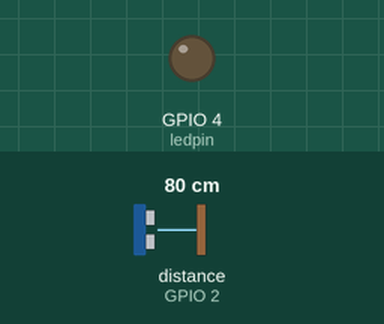
A sketch run on a simulated ESP32. On the bench: output pins drawn as LEDs (lit = HIGH). Wiring (inferred from the names in the program): ultrasonic range finder: trigger GPIO 3; echo GPIO 2. Inputs (shaded band) come from the test bench; at power-on: distance to the obstacle (sensor on GPIO 2) 80 cm. The echo pulse lasts 58.3 µs per cm; WiFi joins after 1.5 s; servers stay silent unless stated; web services answer with replies made up by the test bench; pins used as bus, display or sensor lines are not drawn; what the sketch prints to the serial monitor is not drawn.

Above: at 2.7 s.
2.8 s: distance to the obstacle (sensor on GPIO 2) set to 4 cm
5.5 s: distance to the obstacle (sensor on GPIO 2) set to 2 cm
At 6.0 s:
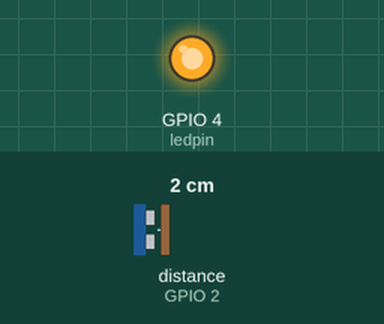
8.2 s: distance to the obstacle (sensor on GPIO 2) set to 9 cm
At 9.9 s:
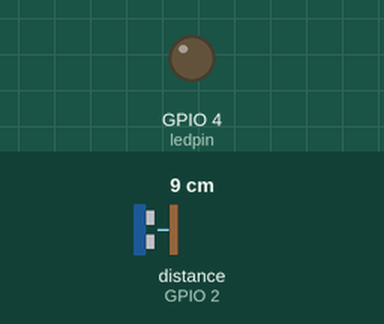
Timing chart, 0 to 11.4 s (numbered marks = the images above; inputs shaded):
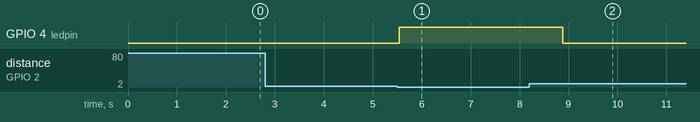

The sketch:

Main.ino
```cpp
#include <WiFi.h>

const char* ssid = "";
const char* password = "";
const char* ifttt_key = "";
const char* ifttt_event = "";

int trigpin = 3;
int echopin = 2;
int ledpin = 4; // Assuming LED is connected to pin 4
float depth = 26.0;  // Depth of the tank in cm

bool ledOn = false; // Variable to track the LED state

void setup() {
  pinMode(trigpin, OUTPUT);
  pinMode(echopin, INPUT);
  pinMode(ledpin, OUTPUT);
  Serial.begin(9600);

  // Connecting to WiFi
  Serial.print("Connecting to ");
  Serial.println(ssid);
  WiFi.begin(ssid, password);

  while (WiFi.status() != WL_CONNECTED) {
    delay(500);
    Serial.print(".");
  }
  Serial.println("");
  Serial.println("WiFi connected.");
}

void triggerIFTTT() {
  if (WiFi.status() == WL_CONNECTED) {
    WiFiClient client;
    const char* server = "maker.ifttt.com";
    String url = "/trigger/" + String(ifttt_event) + "/with/key/" + String(ifttt_key);

    Serial.print("Connecting to ");
    Serial.println(server);

    if (client.connect(server, 80)) {
      Serial.print("Requesting URL: ");
      Serial.println(url);

      client.print(String("GET ") + url + " HTTP/1.1\r\n" +
                   "Host: " + server + "\r\n" +
                   "Connection: close\r\n\r\n");

      while (client.connected() && !client.available()) {
        delay(10);
      }

      while (client.available()) {
        String line = client.readStringUntil('\r');
        Serial.print(line);
      }

      client.stop();
      Serial.println("IFTTT request sent");
    } else {
      Serial.println("Connection to IFTTT failed");
    }
  } else {
    Serial.println("WiFi not connected");
  }
}

void loop() {
  // Trigger the ultrasonic pulse
  digitalWrite(trigpin, LOW);
  delayMicroseconds(2);
  digitalWrite(trigpin, HIGH);
  delayMicroseconds(10);
  digitalWrite(trigpin, LOW);

  // Measure the echo pulse
  long duration = pulseIn(echopin, HIGH);

  // Calculate the distance to the water surface
  float d = (duration / 2.0) * 0.0343;  // Speed of sound in air is 343 m/s

  // Calculate the water level as a percentage
  float level = (1 - d / depth) * 100.0;

  Serial.print("The distance to the water surface is: ");
  Serial.print(d);
  Serial.println(" cm");
  Serial.print("Water level: ");
  Serial.print(level);
  Serial.println("%");

  // Check if the water level is at or above 90%
  if (level >= 90.0) {
    if (!ledOn) {
      digitalWrite(ledpin, HIGH);
      ledOn = true;
      triggerIFTTT();
    }
  } else {
    if (ledOn) {
      digitalWrite(ledpin, LOW);
      ledOn = false;
    }
  }

  delay(2000);  // Delay before the next measurement
}
```

Measured:
- the behaviour switches between 3 and 2 cm on distance to the obstacle (sensor on GPIO 2) (found by bisection; images 0 and 1)
- after the input at 2.8 s, every drawn part: stays the same
- after the input at 5.5 s, GPIO 4 (ledpin): LOW → HIGH at once
- after the input at 8.2 s, GPIO 4 (ledpin): HIGH → LOW after 0.68 s
